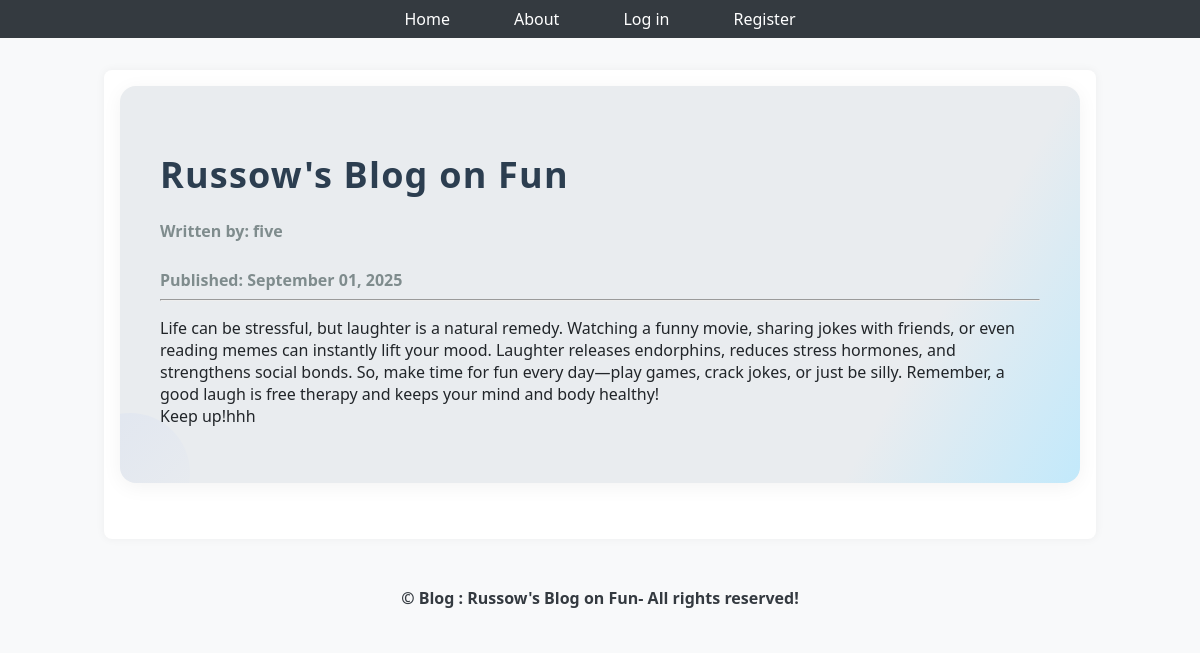
/18, run on the app's committed database.
### puppycompanyblog/models.py (models this page shows, shortened)
class BlogPost(db.Model):
    id = db.Column(db.Integer, primary_key=True)
    user_id = db.Column(db.Integer, db.ForeignKey('users.id'), nullable=False)
    date = db.Column(db.DateTime, nullable=False, default=datetime.utcnow)
    title = db.Column(db.String(140), nullable=False)
    text = db.Column(db.Text, nullable=False)

class User(db.Model, UserMixin):
    __tablename__ = 'users'
    id = db.Column(db.Integer, primary_key=True)
    profile_image = db.Column(db.String(64), nullable=False, default="default_profile.png")
    email = db.Column(db.String(64), index=True, unique=True)
    username = db.Column(db.String(64), index=True, unique=True)
    password_hash = db.Column(db.String(128))
    posts = db.relationship('BlogPost', backref='author', lazy=True)

### puppycompanyblog/users/views.py (the view)
@users.route("/<username>")
def user_posts(username):
    page = request.args.get('page', 1, type=int)
    user = User.query.filter_by(username=username).first_or_404()
    blog_posts = BlogPost.query.filter_by(user_id=user.id).order_by(BlogPost.date.desc()).paginate(page=page, per_page=5)
    return render_template('user_blog_posts.html', blog_posts=blog_posts, user=user)

### puppycompanyblog/blog_posts/views.py (called while the page is built)
@blog_posts.route('/<int:blog_post_id>', methods=['GET'])
def blog_post(blog_post_id):
    blog_post = BlogPost.query.get_or_404(blog_post_id)
    return render_template('blog_post.html', title=blog_post.title,
                           date=blog_post.date,post=blog_post)

### puppycompanyblog/templates/blog_post.html (shortened to what this page needs)
{% extends 'base.html' %}
{% block content %}
<div class="jumbotron">
    <h1 class="display-4">{{ post.title }}</h1>
    <h4 class="text-muted">Written by: {{ post.author.username }}</h4>
    <h5 class="text-muted">Published: {{ post.date.strftime('%B %d, %Y') }}</h5>
    <hr class="my-4">
    <p class="preserve-format">{{ post.text }}</p>
</div>
{% endblock %}

### puppycompanyblog/templates/base.html (shortened to what this page needs)
<!DOCTYPE html>
<html lang="en">
<head>
    <link rel="stylesheet" href="{{ url_for('static', filename='style/base.css') }}">
    <link rel="stylesheet" href="{{ url_for('static', filename='style/index.css') }}">
    <link rel="stylesheet" href="{{ url_for('static', filename='style/account.css') }}">
    <link rel="stylesheet" href="{{ url_for('static', filename='style/login.css') }}">
    <link rel="stylesheet" href="{{ url_for('static', filename='style/blog.css') }}">
</head>
<body>
<ul class="nav">
    <li class="nav-item">
        <a class="nav-link" href="{{ url_for('core.index') }}">Home</a>
    </li>
    <li class="nav-item">
        <a class="nav-link" href="{{ url_for('core.info') }}">About</a>
    </li>
    {% if current_user.is_authenticated %}
    <li class="nav-item">
        <a class="nav-link" href="{{ url_for('users.logout') }}">Log out</a>
    </li>
    <li class="nav-item">
        <a class="nav-link" href="{{ url_for('users.account') }}">Account</a>
    </li>
    <li class="nav-item">
        <a class="nav-link" href="{{ url_for('blog_posts.create_post') }}">Create Post</a>
    </li>
    {% else %}
    <li class="nav-item">
        <a class="nav-link" href="{{ url_for('users.login') }}">Log in</a>
    </li>
    <li class="nav-item">
        <a class="nav-link" href="{{ url_for('users.register') }}">Register</a>
    </li>
    {% endif %}
</ul>
<div class="container">
    {% block content %}
    {% endblock %}
</div>
<footer class="bg-light text-center text-lg-start mt-5">
    <div class="text-center p-3 font-weight-bold" style="background-color: #f8f9fa;">
        © {{ current_year }} <span class="text-primary"> Blog : {{title}}-</span> All rights reserved!
    </div>
</footer>
</body>
</html>

### puppycompanyblog/static/style/base.css (style rules this page uses)
body { font-family: 'Segoe UI', Tahoma, Geneva, Verdana, sans-serif; margin: 0; padding: 0; background-color: #f8f9fa; color: #212529; }
.nav { display: flex; justify-content: center; background-color: #343a40; padding: 0.5rem 0; list-style: none; margin: 0; }
.nav-item { margin: 0 1rem; }
.nav-link { color: #ffffff; text-decoration: none; padding: 0.5rem 1rem; transition: background-color 0.3s ease; }
.container { max-width: 960px; margin: 2rem auto; padding: 1rem; background-color: #ffffff; box-shadow: 0 0 10px rgba(0,0,0,0.05); border-radius: 8px; }

### puppycompanyblog/static/style/index.css (style rules this page uses)
.jumbotron { background: linear-gradient(120deg, #e9ecef 80%, #c2e9fb 100%); padding: 2.5rem 2rem; border-radius: 1rem; margin-bottom: 2.5rem; box-shadow: 0 2px 12px rgba(0,0,0,0.06); position: relative; overflow: hidden; }
.jumbotron::after { content: ''; position: absolute; left: -50px; bottom: -50px; width: 120px; height: 120px; background: linear-gradient(135deg, #81a4fd 0%, #e9ecef 100%); opacity: 0.09; border-radius: 50%; z-index: 0; }
.jumbotron h1 { font-size: 2.6rem; margin-bottom: 0.7rem; font-weight: 700; color: #007bff; letter-spacing: 1.2px; z-index: 1; position: relative; }

### puppycompanyblog/static/style/blog.css (style rules this page uses)
.jumbotron { background-color: #ffffff; padding: 2.5rem; border-radius: 1rem; box-shadow: 0 4px 20px rgba(0, 0, 0, 0.05); }
.jumbotron h1 { font-size: 2.25rem; font-weight: 700; color: #2c3e50; margin-bottom: 1rem; }
.jumbotron h4, .jumbotron h5 { font-size: 1rem; color: #7f8c8d; margin-bottom: 0.5rem; }
footer { font-weight: bold; text-align: center; padding: 1rem 0; background-color: #f8f9fa; color: #343a40; }
footer .text-primary { font-weight: bold; }
.preserve-format { white-space: pre-wrap; }

### data on the page
BlogPost: title "Russow's Blog on Fun", date "September 01, 2025", text "Life can be stressful, but laughter is a natural remedy. Watching a funny movie, sharing jokes with friends, or even reading memes can instantly lift your mood. Laughter releases endorphins, reduces stress hormones, and strengthens social bonds. So, make time for fun every day—play games, crack jokes, or just be silly. Remember, a good laugh is free therapy and keeps your mind and body healthy! Keep up!hhh"
User: author.username "five"
